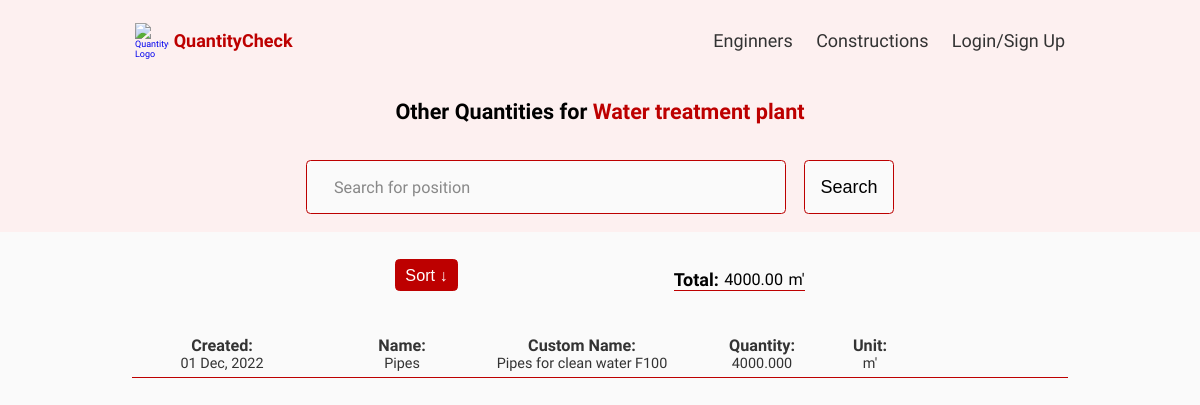
The page /others-positions/4c528c43-2672-4b04-a77f-06e154d4200d on the database its author committed.
### constructions/models.py (models this page shows, shortened)
class Construction(models.Model):
    owner = models.ForeignKey(
        Profile, null=True, blank=True, on_delete=models.CASCADE)
    title = models.CharField(max_length=30)
    description = models.TextField(null=True, blank=True, max_length=295)
    featured_image = models.ImageField(null=True, blank=True, default='default.jpg')
    created = models.DateTimeField(auto_now_add=True)
    tags = models.ManyToManyField('Tag', blank=True)
    id = models.UUIDField(default=uuid.uuid4, unique=True, primary_key=True, editable=False)
    def __str__(self):
        return self.title
    class Meta:
        ordering = ['-created']

class Others(models.Model):
    owner = models.ForeignKey(Construction, null=True, blank=True, on_delete=models.CASCADE)
    name = models.CharField(max_length=50, null=True, blank=True)
    custom_name = models.CharField(max_length=50, null=True, blank=True)
    quantity = models.DecimalField(decimal_places=3, max_digits=50, null=True, blank=True)
    measure_unit_dropdown = models.ForeignKey('MeasureUnit', null=True, blank=True, on_delete=models.SET_NULL)
    created = models.DateTimeField(auto_now_add=True)
    id = models.UUIDField(default=uuid.uuid4, unique=True, primary_key=True, editable=False)
    class Meta:
        ordering = ['-created']

class MeasureUnit(models.Model):
    name = models.CharField(max_length=20)
    created = models.DateTimeField(auto_now_add=True)
    id = models.UUIDField(default=uuid.uuid4, unique=True,
                          primary_key=True, editable=False)
    def __str__(self):
        return self.name
    class Meta:
        ordering = ['-created']

### constructions/views.py (the view)
# urls.py: path('others-positions/<str:pk>', views.othersPositions, name='others-positions'),
def othersPositions(request, pk):
    constructionObj = Construction.objects.get(id=pk)
    quantities = searchOthers(request)
    context = {'construction':constructionObj, 'quantities':quantities}
    return render(request, 'constructions/others_positions.html', context)

### constructions/utils.py (called while the page is built)
def searchOthers(request):
    search_query = ''
    if request.GET.get('search_query'):
        search_query = request.GET.get('search_query')
    quantities = Others.objects.distinct().filter(
        Q(name__icontains=search_query) |
        Q(custom_name__icontains=search_query) |
        Q(quantity__icontains=search_query) |
        Q(measure_unit_dropdown__name=search_query) |
        Q(created__icontains=search_query)
    )
    return quantities

### constructions/templates/constructions/others_positions.html (shortened to what this page needs)
{% extends 'main.html' %}
{% block content %}
<main>
        <section class="search__add-section">
            <h3 class=singleConstruction__subtitle>Other Quantities for <a class="subtitle__link" href="{% url 'constructions:construction' construction.id %}">{{construction}}</a></h3>
            <div class="search__add">
                <form class="form" action="#" method="get">
                    <div class="form__field">
                        <input class="input input--text" id="formInput#search" type="text" name="search_query" value="{{search_query}}"
                        placeholder="Search for position" />
                    </div>
                    <input class="btn btn--sub btn--lg" type="submit" value="Search" />
                </form>
            </div>
        </section>
        <section class="data">
            <div class="data__operations">
                <button class="btn add__operation sort">Sort &darr;</button>
                <div class="data__total">
                    <label for="quantity">Total:</label>
                        <p id="total"></p>
                        <p id="measure__unit"></p>
                </div>
            </div>
            <div class="data__container">
                {% for quantity in quantities %}
                    {% if quantity.owner == construction %}
                        <div class="data__features">
                            <div class="data__feature">
                                <label for="created">Created:</label>
                                <p>{{quantity.created|date:"d M, Y"}}</p>
                            </div>
                            <div class="data__feature">
                                <label for="name">Name:</label>
                                <p>{{quantity.name}}</p>
                            </div>
                            <div class="data__feature">
                                <label for="custom_name">Custom Name:</label>
                                <p>{{quantity.custom_name}}</p>
                            </div>
                            <div class="data__feature">
                                <label for="quantity">Quantity:</label>
                                <p class="data__quantity">{{quantity.quantity}}</p>
                            </div>
                            <div class="data__feature">
                                <label for="measure_unit">Unit:</label>
                                <p class="measure__units">{{quantity.measure_unit_dropdown}}</p>
                            </div>
                        </div>
                    {% endif %}
                {% endfor %}
            </div>
        </section>
</main>
{% endblock content %}

### static/styles/constructions.css (style rules this page uses)
* { margin: 0; padding: 0; box-sizing: inherit; }
html { font-size: 62.5%; box-sizing: border-box; overflow-x: hidden; }
body { font-family: 'Roboto Condensed', sans-serif; background-color: rgb(250, 250, 250); }
html, body { max-width: 100%; }
main { display: flex; flex-direction: column; align-items: center; }
.form { width: 50vw; display: flex; align-items: center; justify-content: center; gap: 2rem; }
.form__field .input { width: 40vw; height: 6rem; border: solid 0.2px #bd0000; border-radius: 0.5rem; padding: 1.5rem 3rem; font-size: 1.8rem; font-weight: 400; color: #333333; background-color: rgb(250, 250, 250); font-family: 'Roboto Condensed', sans-serif; }
.form__field .input::placeholder { color: #888; font-size: 1.8rem; font-family: 'Roboto Condensed', sans-serif; }
.btn { width: 10rem; height: 6rem; border: solid 0.2px #bd0000; border-radius: 0.5rem; cursor: pointer; background-color: rgb(250, 250, 250); transition: 0.3s ease-out; }
.btn--sub { font-size: 2rem; font-weight: 400; padding: 1rem; }

### static/styles/single-construction.css (style rules this page uses)
.singleConstruction__subtitle { font-size: 2.4rem; font-weight: 600; }

### static/styles/form.css (style rules this page uses)
.form__field { display: flex; flex-direction: column; align-items: flex-start; }

### static/styles/alerts.css (style rules this page uses)
:root { --color-white-light: rgba(136, 136, 136, 0.2); --color-main-light: rgb(180, 206, 255); --color-main: rgb(0, 54, 155); --color-error-bg: rgb(255, 179, 179); --color-error: rgb(155, 0, 0); --color-success-bg: rgb(219, 255, 219); --color-success: rgb(0, 155, 0); }

### static/styles/account.css (style rules this page uses)
.add__operation { font-size: 1.8rem; width: fit-content; padding: 0.5rem 1rem; text-decoration: none; color: #fff; background-color: #bd0000; border: solid 0.5px #bd0000; border-radius: 0.5rem; transition: all 0.3s ease-out; }

### static/styles/data.css (style rules this page uses)
.data { width: 75vw; display: flex; flex-direction: column; align-items: center; justify-content: center; padding: 3rem 5rem; }
.data__container { width: 100%; display: flex; flex-direction: column; margin-top: 2rem; padding: 3rem 3rem; gap: 4rem; }
.data__features { width: 100%; display: grid; grid-template-columns: 1fr 1fr 1fr 1fr 0.2fr 1fr; grid-template-rows: 1fr; align-items: center; justify-items:center; border-bottom: solid 0.2px #bd0000; padding-bottom: 0.5rem; }
.data__feature { display: flex; flex-direction: column; align-items: center; color: #333333; }
.data__feature label { font-size: 1.8rem; font-weight: 700; }
.data__feature p { font-size: 1.6rem; word-wrap: break-word; }
.search__add-section { display: flex; flex-direction: column; align-items: center; gap: 4rem; padding: 2rem 3rem; width: 100vw; background-color: rgb(253, 240, 240); }
.subtitle__link { text-decoration: none; color: #bd0000; }
.data__operations { display: flex; align-items: flex-end; justify-content: space-evenly; width: 85%; }
.sort { width: fit-content; height: 3.6rem; }
.data__total { display: flex; align-items: center; gap: 0.6rem; border-bottom: solid 0.2px #bd0000; }
.data__total label { font-size: 2rem; font-weight: 700; }
.data__total p { font-size: 1.8rem; word-wrap: break-word; }

### static/styles/responsive.css (style rules this page uses)
@media (max-width: 90em) { .data { width: 85vw; } }
@media (max-width: 75em) { html { font-size: 56.25%; } }
@media (max-width: 75em) { .data { width: 90vw; } }

### rows shown on the page
Construction: title "Water treatment plant"
Others: created "01 Dec, 2022", name "Pipes", custom_name "Pipes for clean water F100", quantity "4000.000", measure_unit_dropdown "m'"
